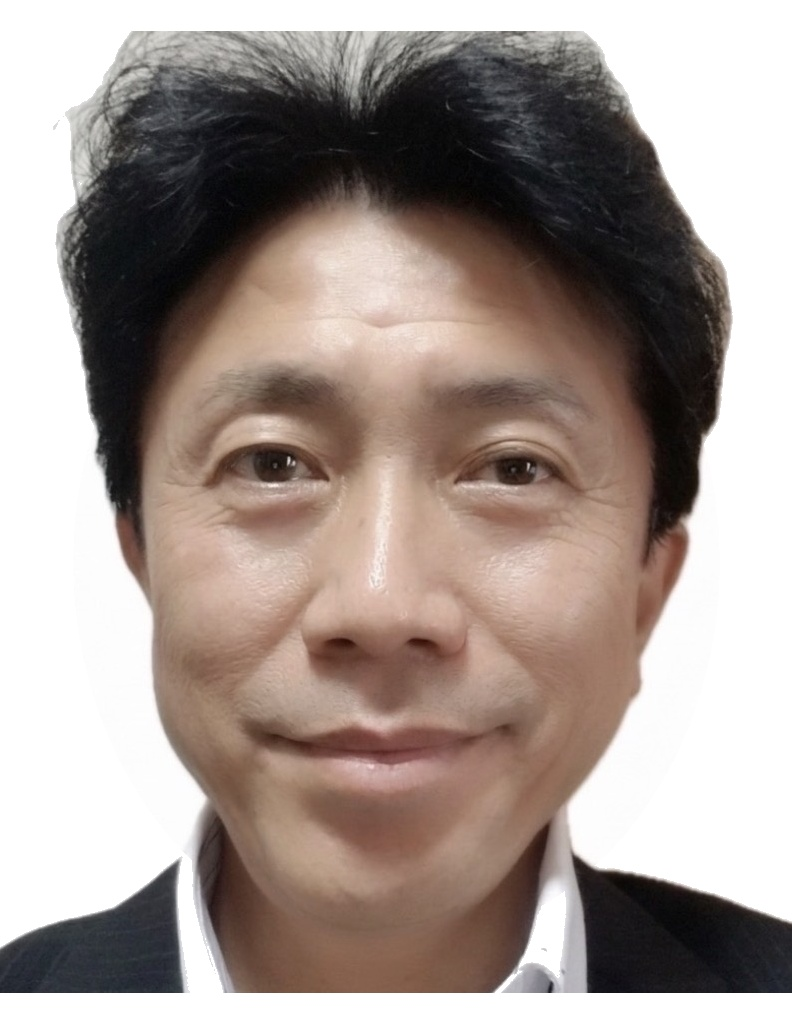
#> input picture input_photo.jpg, 792 x 1018 px
$ python process_passport.py input_photo.jpg out.png 5
#> lines starting #> are read from the running program, lines starting #| are printed output that depends on the picture; after the words box and inside, x2 and y2 are one past the last pixel; in counts of white or black regions, pixels touching at a corner belong together
#!/usr/bin/env python3
"""
Passport photo processor:
- Sharpens edges significantly
- Expands top by 6mm (white background)
- Expands bottom by 9mm (white background)
- Replaces grey background with white (using HSV saturation + flood fill)
"""

import cv2
import numpy as np
from PIL import Image
import sys
import os


def get_dpi(image_path):
    """Get DPI from image metadata, default to 300."""
    try:
        img_pil = Image.open(image_path)
        if 'dpi' in img_pil.info:
            dpi = img_pil.info['dpi']
            if isinstance(dpi, tuple):
                return int(dpi[0])
            return int(dpi)
    except Exception:
        pass
    return 300


def remove_grey_background(img):
    """
    Replace grey/white background with pure white.
    Uses HSV saturation to distinguish achromatic background
    (grey/white) from skin and hair, then flood fills from borders.
    """
    h, w = img.shape[:2]

    # Convert to HSV
    hsv = cv2.cvtColor(img, cv2.COLOR_BGR2HSV)
    saturation = hsv[:, :, 1]   # 0-255, 0 = grey/white
    value = hsv[:, :, 2]        # 0-255, brightness

    # Candidate background: low saturation (grey/white) and not too dark
    # Saturation < 30 means nearly achromatic (grey/white)
    # Value > 140 excludes very dark pixels (hair etc.)
    candidate_bg = ((saturation < 30) & (value > 140)).astype(np.uint8) * 255

    # Now flood fill from borders to get only border-connected background
    # Build a mask image where candidate pixels = 128 (fillable), rest = 255 (barrier)
    fill_img = np.where(candidate_bg[:, :, np.newaxis] == 255,
                        np.array([128, 128, 128], dtype=np.uint8),
                        np.array([0, 0, 0], dtype=np.uint8)).astype(np.uint8)

    mask = np.zeros((h + 2, w + 2), np.uint8)

    seed_points = []
    for x in range(0, w, 3):
        seed_points.append((x, 0))
        seed_points.append((x, h - 1))
    for y in range(0, h, 3):
        seed_points.append((0, y))
        seed_points.append((w - 1, y))

    for (x, y) in seed_points:
        px = fill_img[y, x, 0]
        if px == 128 and mask[y + 1, x + 1] == 0:
            cv2.floodFill(fill_img, mask, (x, y), (200, 200, 200),
                          loDiff=(80, 80, 80), upDiff=(80, 80, 80))

    background_mask = (fill_img[:, :, 0] == 200)

    # Slightly dilate mask to capture fringe pixels around hair
    kernel = cv2.getStructuringElement(cv2.MORPH_ELLIPSE, (3, 3))
    background_mask_dilated = cv2.dilate(background_mask.astype(np.uint8), kernel, iterations=1).astype(bool)

    # Only apply to pixels that are still grey/white after dilation
    # (don't overwrite dark hair pixels in fringe)
    apply_mask = background_mask_dilated & (saturation < 45) & (value > 120)

    result = img.copy()
    result[apply_mask] = [255, 255, 255]
    return result


def sharpen_strong(img):
    """Apply strong sharpening using multi-pass unsharp masking."""
    # Pass 1: fine detail (sigma=0.8)
    gaussian1 = cv2.GaussianBlur(img.astype(np.float32), (0, 0), 0.8)
    sharp1 = cv2.addWeighted(img.astype(np.float32), 1.6, gaussian1, -0.6, 0)
    sharp1 = np.clip(sharp1, 0, 255).astype(np.uint8)

    # Pass 2: medium detail (sigma=1.5)
    gaussian2 = cv2.GaussianBlur(sharp1.astype(np.float32), (0, 0), 1.5)
    sharp2 = cv2.addWeighted(sharp1.astype(np.float32), 1.4, gaussian2, -0.4, 0)
    sharp2 = np.clip(sharp2, 0, 255).astype(np.uint8)

    return sharp2


def process_passport_photo(input_path, output_path, dpi=None):
#> called with input_path = 'input_photo.jpg', output_path = 'out.png', dpi = 5
    if not os.path.exists(input_path):
        print(f"Error: File not found: {input_path}")
        sys.exit(1)

    if dpi is None:
        dpi = get_dpi(input_path)

    print(f"Using DPI: {dpi}")

    mm_per_inch = 25.4
    top_px = int(round(6.0 * dpi / mm_per_inch))    # 6mm above hair
    bottom_px = int(round(9.0 * dpi / mm_per_inch))  # 9mm below chin

    print(f"Top expansion:    {top_px}px  ({6}mm at {dpi}dpi)")
    print(f"Bottom expansion: {bottom_px}px ({9}mm at {dpi}dpi)")

    img = cv2.imread(input_path)
#> img is the input picture: shape (1018, 792, 3); mean B, G, R 144.2, 150.3, 163.1
    if img is None:
        print(f"Error: Could not load image: {input_path}")
        sys.exit(1)

    h, w = img.shape[:2]
#> h = 1018; w = 792
    print(f"Original size: {w}x{h}px")
#| Original size: 792x1018px

    # Step 1: Replace grey background with white
    print("Removing grey background...")
    img = remove_grey_background(img)
#> in remove_grey_background, `hsv = cv2.cvtColor(img, cv2.COLOR_BGR2HSV)`: hsv: shape (1018, 792, 3); mean H, S, V 24.9, 42.9, 163.7
#> in remove_grey_background, `saturation = hsv[:, :, 1]`:
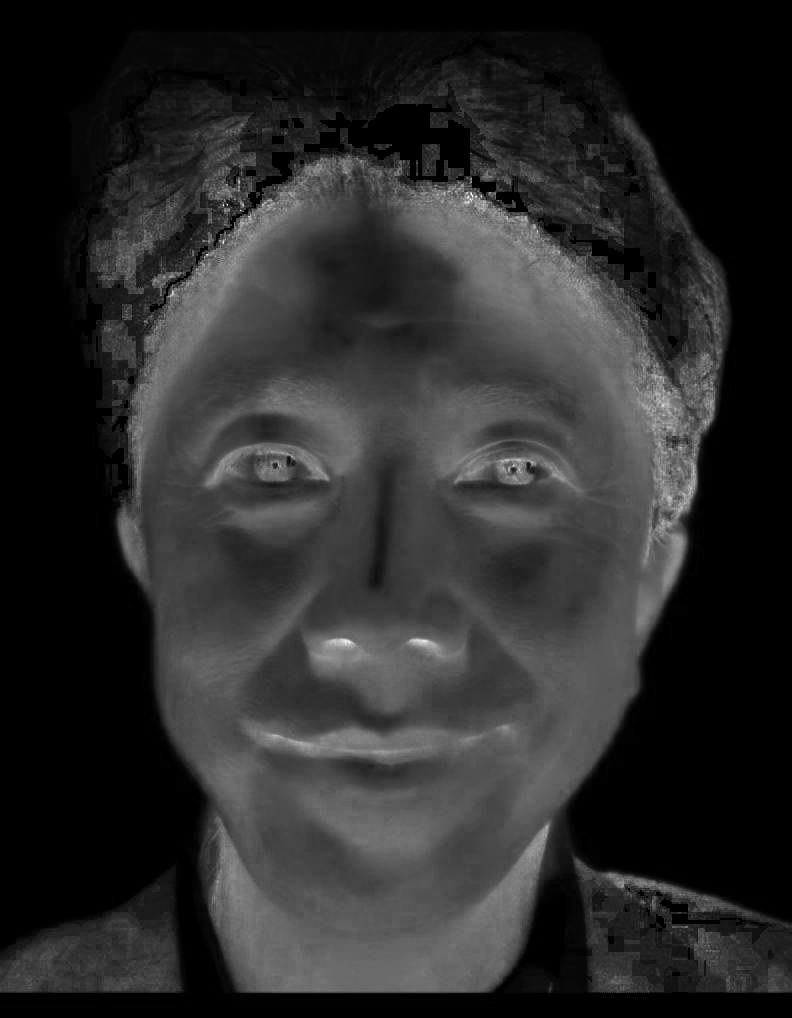
#> saturation: shape (1018, 792); min 0, max 255, mean 42.9
#> in remove_grey_background, `value = hsv[:, :, 2]`:
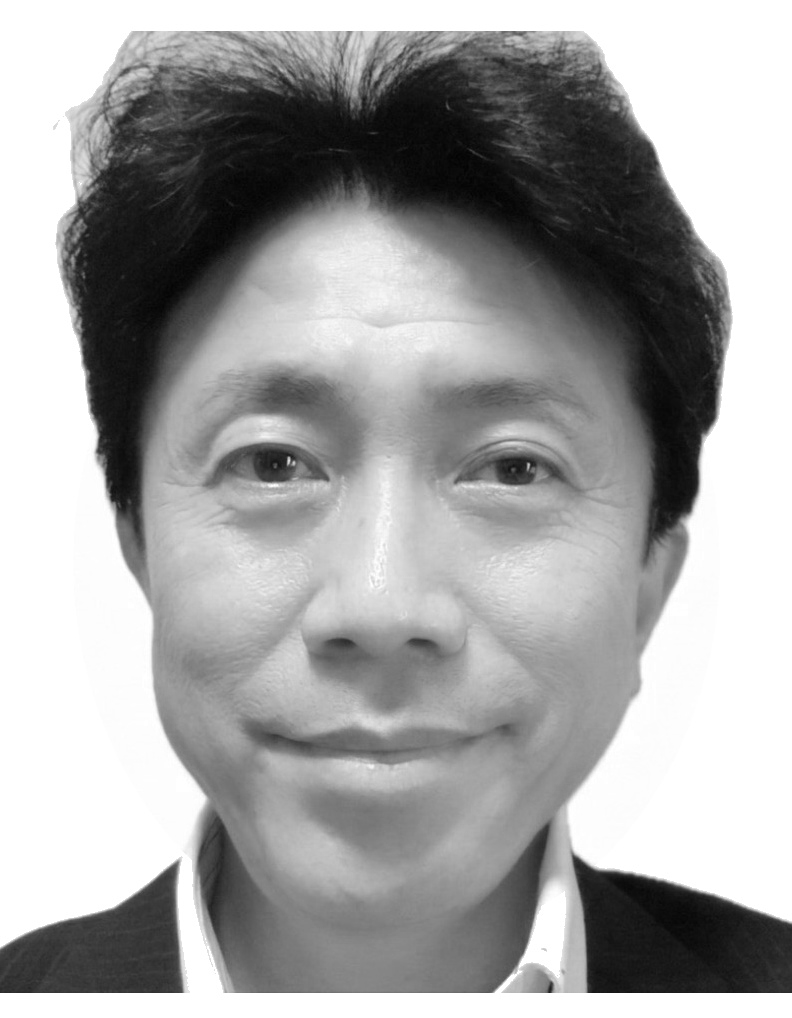
#> value: shape (1018, 792); min 2, max 255, mean 163.7
#> in remove_grey_background, `candidate_bg = ((saturation < 30) & (value > 140)).astype(np.uint8) * ..`:
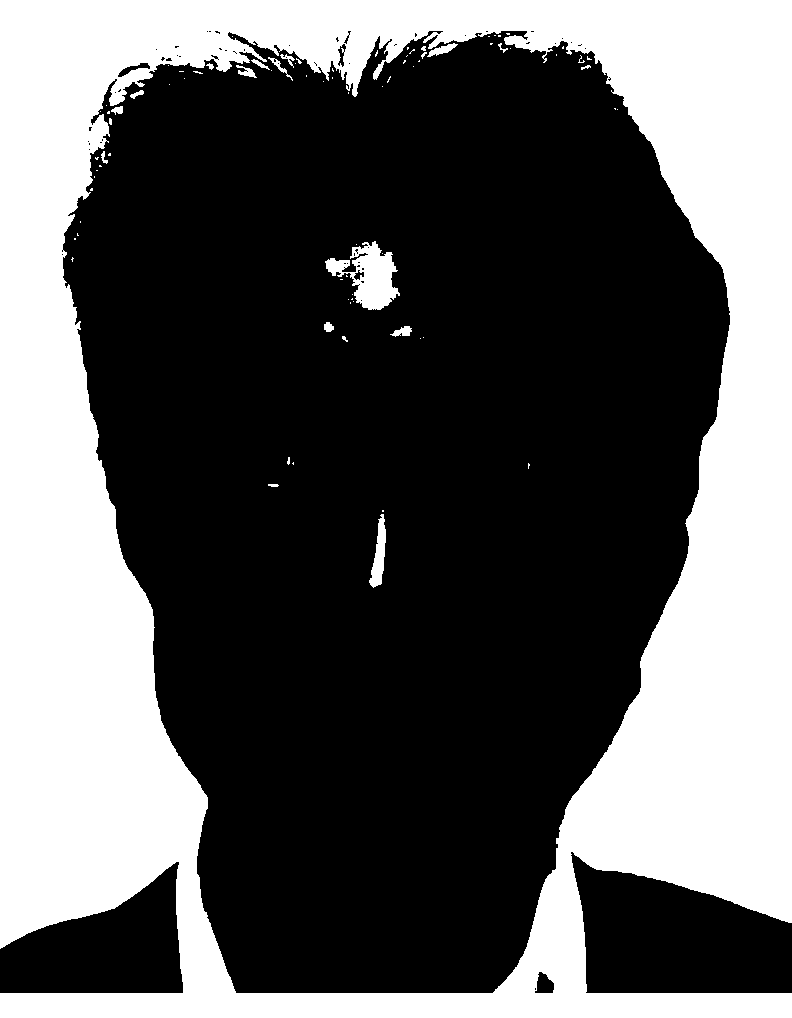
#> candidate_bg: shape (1018, 792); 36.8% white; 84 white regions (67 under 20 px), largest, box (x1, y1, x2, y2) and area: (0, 0, 792, 1018) 292403, (325, 241, 400, 310) 2544, (369, 514, 386, 588) 654
#> in remove_grey_background, `fill_img = np.where(candidate_bg[:, :, np.newaxis] == 255, np.array([1..`: fill_img: shape (1018, 792, 3); mean H, S, V 47.1, 47.1, 47.1
#> the loop in remove_grey_background, `for (x, y) in seed_points:` made 1208 passes
#> px on passes 1 to 3: 128, 200, 200
#> after the loop in remove_grey_background, `for (x, y) in seed_points:`: fill_img: shape (1018, 792, 3); mean H, S, V 73.3, 73.3, 73.3
#> in remove_grey_background, `background_mask = (fill_img[:, :, 0] == 200)`:
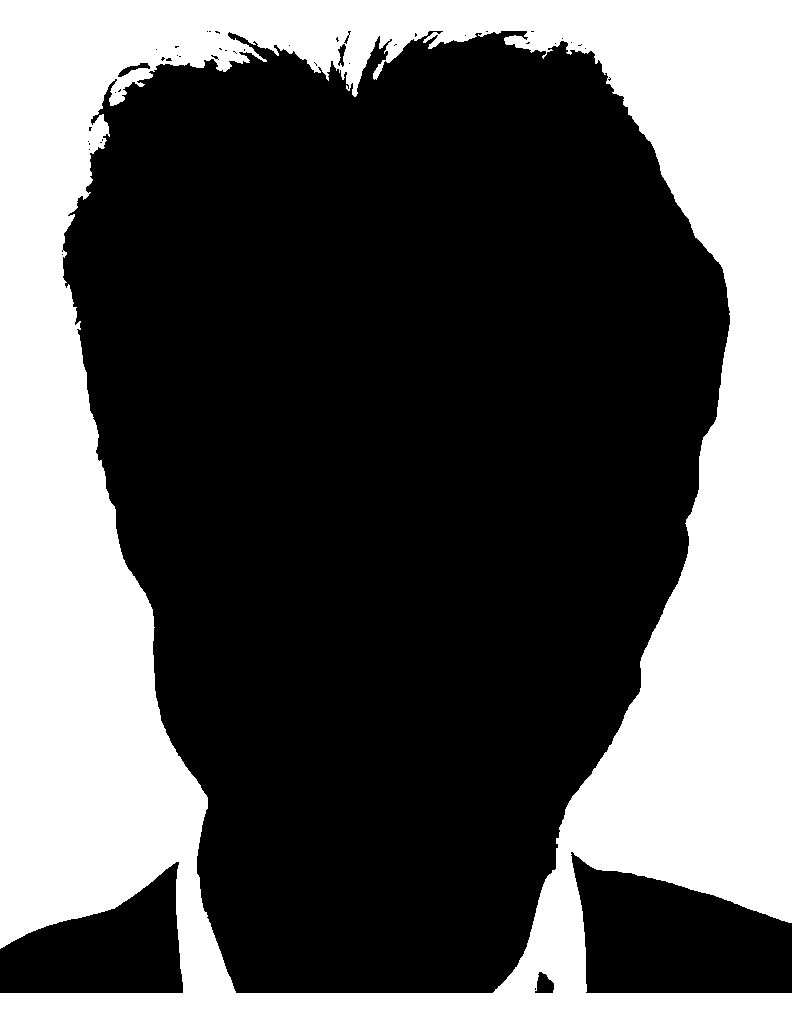
#> background_mask: shape (1018, 792) bool; 36.3% white; 1 white region, box (x1, y1, x2, y2) and area: (0, 0, 792, 1018) 292377
#> in remove_grey_background, `kernel = cv2.getStructuringElement(cv2.MORPH_ELLIPSE, (3, 3))`: kernel = [[0, 1, 0], [1, 1, 1], [0, 1, 0]]
#> in remove_grey_background, `background_mask_dilated = cv2.dilate(background_mask.astype(np.uint8),..`: background_mask_dilated: shape (1018, 792) bool; 36.9% white; 1 white region, box (x1, y1, x2, y2) and area: (0, 0, 792, 1018) 297210
#> in remove_grey_background, `apply_mask = background_mask_dilated & (saturation < 45) & (value > 120)`: apply_mask: shape (1018, 792) bool; 36.7% white; 1 white region, box (x1, y1, x2, y2) and area: (0, 0, 792, 1018) 295785
#> in remove_grey_background, `result[apply_mask] = [255, 255, 255]`: result: shape (1018, 792, 3); 10.34% of pixels changed, all inside (x1, y1, x2, y2) = (0, 16, 792, 1008)

    # Step 2: Sharpen strongly
    print("Sharpening edges...")
    img = sharpen_strong(img)
#> in sharpen_strong, `sharp1 = cv2.addWeighted(img.astype(np.float32), 1.6, gaussian1, -0.6,..`:
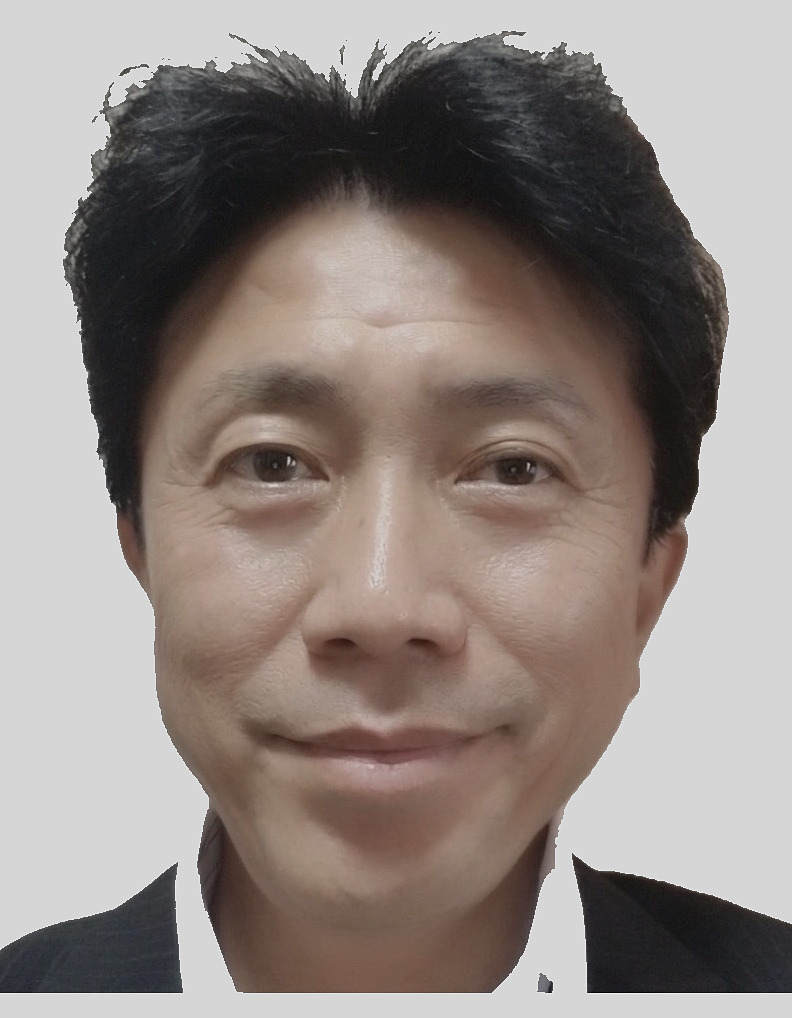
#> sharp1: shape (1018, 792, 3) float32; mean B, G, R 147.8, 153.8, 166.5; drawn with min black and max white

    # Step 3: Expand top and bottom with white
    print("Expanding image...")
    white_top = np.full((top_px, w, 3), 255, dtype=np.uint8)
    white_bottom = np.full((bottom_px, w, 3), 255, dtype=np.uint8)
    result = np.vstack([white_top, img, white_bottom])
#> result: shape (1021, 792, 3)

    new_h = result.shape[0]
#> new_h = 1021
    print(f"New size: {w}x{new_h}px")
#| New size: 792x1021px

    # Save using Pillow to preserve DPI metadata
    result_rgb = cv2.cvtColor(result, cv2.COLOR_BGR2RGB)
    result_pil = Image.fromarray(result_rgb)
    result_pil.save(output_path, dpi=(dpi, dpi))

    print(f"Saved: {output_path}")


if __name__ == "__main__":
    if len(sys.argv) < 3:
        print("Usage: python3 process_passport.py <input> <output> [dpi]")
        sys.exit(1)

    input_path = sys.argv[1]
    output_path = sys.argv[2]
    dpi = int(sys.argv[3]) if len(sys.argv) > 3 else None

    process_passport_photo(input_path, output_path, dpi)
